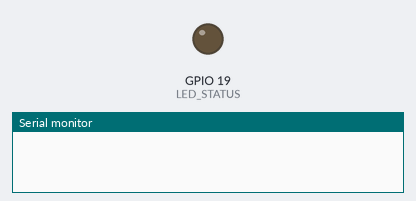
The sketch below on a simulated ESP32. Parts: output pins drawn as LEDs (lit = HIGH), the last lines printed to the serial monitor. I2S audio is not simulated (input reads silence).

Above: at 0.0 s.
At 22.6 s:
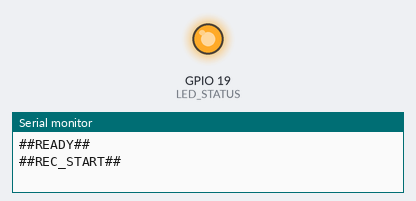
Timing chart, 0 to 24.1 s (numbered marks = the images above):
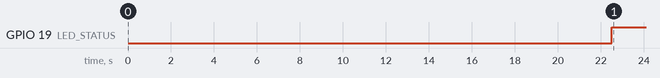

The sketch:

recorder.ino
```cpp
/**
 * recorder.cpp
 *
 * Após iniciar → aguarda 20s → grava 60s → envia WAV pelo serial (115200)
 */

#include <Arduino.h>
#include "driver/i2s.h"

#define I2S_PORT        I2S_NUM_0
#define I2S_BCK         26
#define I2S_WS          25
#define I2S_DATA        33

#define SAMPLE_RATE     16000
#define RECORD_SECONDS  60
#define TOTAL_SAMPLES   (SAMPLE_RATE * RECORD_SECONDS)
#define I2S_BUF_SIZE    512

#define LED_STATUS      19

#define START_DELAY_MS  20000

#define CHUNK_SAMPLES   256

int32_t i2s_raw[I2S_BUF_SIZE];
int16_t chunk_buf[CHUNK_SAMPLES];

void init_i2s() {
    i2s_config_t cfg = {
        .mode                 = (i2s_mode_t)(I2S_MODE_MASTER | I2S_MODE_RX),
        .sample_rate          = SAMPLE_RATE,
        .bits_per_sample      = I2S_BITS_PER_SAMPLE_32BIT,
        .channel_format       = I2S_CHANNEL_FMT_ONLY_LEFT,
        .communication_format = I2S_COMM_FORMAT_STAND_I2S,
        .intr_alloc_flags     = ESP_INTR_FLAG_LEVEL1,
        .dma_buf_count        = 8,
        .dma_buf_len          = I2S_BUF_SIZE,
        .use_apll             = false,
        .tx_desc_auto_clear   = false,
        .fixed_mclk           = 0
    };

    i2s_pin_config_t pins = {
        .bck_io_num   = I2S_BCK,
        .ws_io_num    = I2S_WS,
        .data_out_num = I2S_PIN_NO_CHANGE,
        .data_in_num  = I2S_DATA
    };

    i2s_driver_install(I2S_PORT, &cfg, 0, NULL);
    i2s_set_pin(I2S_PORT, &pins);
    i2s_zero_dma_buffer(I2S_PORT);
}

void send_wav_header(uint32_t num_samples) {
    uint32_t data_bytes  = num_samples * 2;
    uint32_t riff_size   = 36 + data_bytes;
    uint16_t audio_fmt   = 1;
    uint16_t channels    = 1;
    uint32_t sample_rate = SAMPLE_RATE;
    uint32_t byte_rate   = SAMPLE_RATE * 2;
    uint16_t block_align = 2;
    uint16_t bps         = 16;
    uint32_t fmt_size    = 16;

    Serial.write((uint8_t*)"RIFF", 4);
    Serial.write((uint8_t*)&riff_size, 4);
    Serial.write((uint8_t*)"WAVE", 4);
    Serial.write((uint8_t*)"fmt ", 4);
    Serial.write((uint8_t*)&fmt_size, 4);
    Serial.write((uint8_t*)&audio_fmt, 2);
    Serial.write((uint8_t*)&channels, 2);
    Serial.write((uint8_t*)&sample_rate, 4);
    Serial.write((uint8_t*)&byte_rate, 4);
    Serial.write((uint8_t*)&block_align, 2);
    Serial.write((uint8_t*)&bps, 2);
    Serial.write((uint8_t*)"data", 4);
    Serial.write((uint8_t*)&data_bytes, 4);

    Serial.flush();
}

void record_and_send() {
    // Pequena pausa para o Python estar pronto
    delay(500);

    send_wav_header(TOTAL_SAMPLES);

    uint32_t collected = 0;
    int chunk_pos = 0;

    while (collected < TOTAL_SAMPLES) {
        size_t bytes_read = 0;

        i2s_read(
            I2S_PORT,
            i2s_raw,
            sizeof(i2s_raw),
            &bytes_read,
            portMAX_DELAY
        );

        int n = bytes_read / sizeof(int32_t);

        for (int i = 0; i < n && collected < TOTAL_SAMPLES; i++) {
            int32_t s = i2s_raw[i] >> 11;

            chunk_buf[chunk_pos++] =
                (int16_t)constrain(s, -32768, 32767);

            collected++;

            if (chunk_pos == CHUNK_SAMPLES ||
                collected == TOTAL_SAMPLES) {

                Serial.write(
                    (uint8_t*)chunk_buf,
                    chunk_pos * 2
                );

                Serial.flush();

                chunk_pos = 0;
            }
        }
    }

    // Marcador de fim
    delay(200);

    Serial.print("\n##REC_END##\n");
    Serial.flush();
}

void setup() {
    Serial.begin(115200);
    delay(1500);

    pinMode(LED_STATUS, OUTPUT);
    digitalWrite(LED_STATUS, LOW);

    init_i2s();

    // Avisa que o ESP32 está pronto
    delay(1000);
    Serial.print("##READY##\n");
    Serial.flush();

    // Aguarda 20 segundos antes de começar
    delay(START_DELAY_MS);

    // Avisa o Python que a gravação vai começar
    digitalWrite(LED_STATUS, HIGH);

    Serial.print("##REC_START##\n");
    Serial.flush();

    // Grava e envia os 60 segundos
    record_and_send();

    // Finaliza
    digitalWrite(LED_STATUS, LOW);
}

void loop() {
}
```

Measured:
- by itself, GPIO 19 (LED_STATUS): LOW → HIGH at 22.5 s
